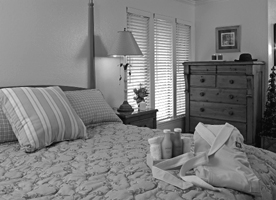
#> input picture ProjData/Test/bedroom/image_0003.jpg, 276 x 200 px, found by its file name; its folder holds only this picture in this run
$ python Sem_Project.py Test/bedroom/image_0003.jpg
#> lines starting #> are read from the running program, lines starting #| are printed output that depends on the picture
import sys
import os
import pathlib
import math
import cv2 as cv
import numpy as np
from PIL import Image
from sklearn.neighbors import KNeighborsClassifier
from sklearn.svm import LinearSVC
import operator
import matplotlib.pyplot as plt

# pre-processing, convert to grayscale, adjust brightness (if average brightness is less than 0.4, increase brightness; if average brightness is greater than 0.6, reduce brightness). Resize the image to TWO different sizes: 200*200 and 50*50 and save them
def pre_process(folder):

#> called with folder = 'ProjData\\ProjData\\Test\\bedroom'
    for image_name in os.listdir(folder):
        prefix = "pre_processed\\"
        image = cv.imread(folder + "\\" + image_name)
#> image is the input picture: shape (200, 276, 3); min 3, max 255, mean 125.1

        if image is None:
            print ('Error opening image!')
            return -1

        gray = cv.cvtColor(image, cv.COLOR_BGR2GRAY)
        gray = cv.resize(gray, (200, 200))
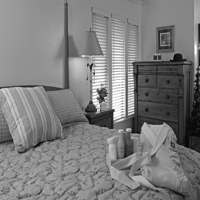
#> gray: shape (200, 200); min 4, max 255, mean 125.2
        gray = np.array(gray, dtype=np.float32)
        gray = gray / 255.0
        avg = np.average(gray)
#> avg = 0.491
        if avg < 0.4:
            gray = gray * 1.5
        elif avg > 0.6:
            gray = gray * 0.5
        gray = np.array(gray * 255, dtype=np.uint8)
        cv.imwrite(prefix + "200x200_" + image_name, gray)
        gray = cv.resize(gray, (50, 50))
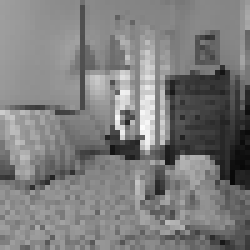
#> gray: shape (50, 50) (shown 5 times larger); min 8, max 251, mean 124.7
        cv.imwrite(prefix + "50x50_" + image_name, gray)

        # check
        # print(image_name + " is done")

    return 0


def main(argv):
    # folder path
    path = str(pathlib.Path(__file__).parent.resolve())
    suffix = "\\ProjData\\Test\\bedroom"
    folder = path + suffix
    print(folder)

    # make folder for pre-processed images
    if not os.path.exists(path + "\\pre_processed"):
        os.makedirs(path + "\\pre_processed")

    # pre-processing
    pre_process(folder)

    # new folder path
    suffix = "\\pre_processed"
    folder = path + suffix

    print(folder)
    # [11 lines of commented-out code are left out]

    print("is done")
    return 0

if __name__ == "__main__":
    main(sys.argv[1:])

$ run again, on ProjData/Test/bedroom/image_0117.jpg
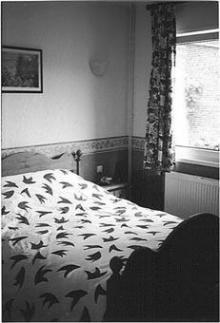
#> input picture ProjData/Test/bedroom/image_0117.jpg, 220 x 323 px, found by its file name
#> in pre_process, image is the input picture: shape (323, 220, 3); min 0, max 255, mean 118.2
#> in pre_process, `gray = cv.resize(gray, (200, 200))`:
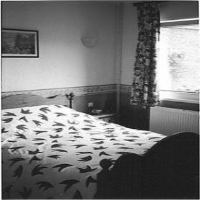
#> gray: shape (200, 200); min 14, max 255, mean 118.1
#> avg = 0.463
#> in pre_process, `gray = cv.resize(gray, (50, 50))`:
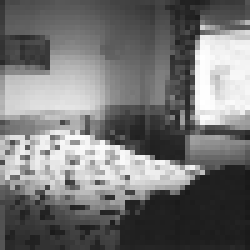
#> gray: shape (50, 50) (shown 5 times larger); min 25, max 255, mean 116.7

$ run again, on ProjData/Test/bedroom/image_0135.jpg
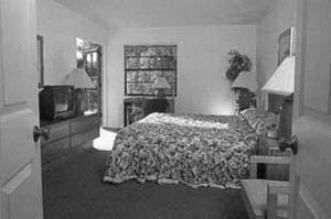
#> input picture ProjData/Test/bedroom/image_0135.jpg, 331 x 219 px, found by its file name
#> in pre_process, image is the input picture: shape (219, 331, 3); min 7, max 255, mean 121.5
#> in pre_process, `gray = cv.resize(gray, (200, 200))`:
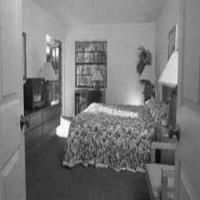
#> gray: shape (200, 200); min 7, max 254, mean 121.4
#> avg = 0.476
#> in pre_process, `gray = cv.resize(gray, (50, 50))`:
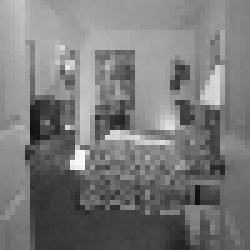
#> gray: shape (50, 50) (shown 5 times larger); min 15, max 249, mean 121.7

$ run again, on ProjData/Test/bedroom/image_0175.jpg
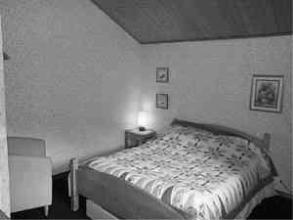
#> input picture ProjData/Test/bedroom/image_0175.jpg, 293 x 220 px, found by its file name
#> in pre_process, image is the input picture: shape (220, 293, 3); min 0, max 253, mean 122.5
#> in pre_process, `gray = cv.resize(gray, (200, 200))`:
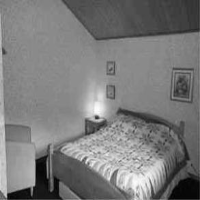
#> gray: shape (200, 200); min 1, max 253, mean 122.4
#> avg = 0.48
#> in pre_process, `gray = cv.resize(gray, (50, 50))`:
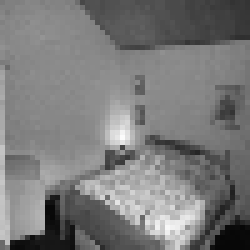
#> gray: shape (50, 50) (shown 5 times larger); min 7, max 251, mean 122.1

$ run again, on ProjData/Test/bedroom/image_0017.jpg
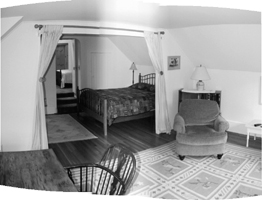
#> input picture ProjData/Test/bedroom/image_0017.jpg, 262 x 200 px, found by its file name
#> in pre_process, image is the input picture: shape (200, 262, 3); min 3, max 255, mean 159
#> in pre_process, `gray = cv.resize(gray, (200, 200))`:
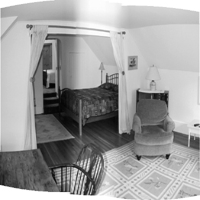
#> gray: shape (200, 200); min 3, max 255, mean 159
#> avg = 0.624
#> in pre_process, `gray = cv.resize(gray, (50, 50))`:
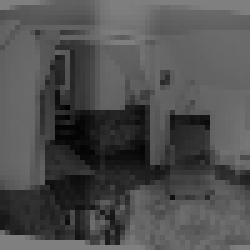
#> gray: shape (50, 50) (shown 5 times larger); min 2, max 127, mean 78.9
